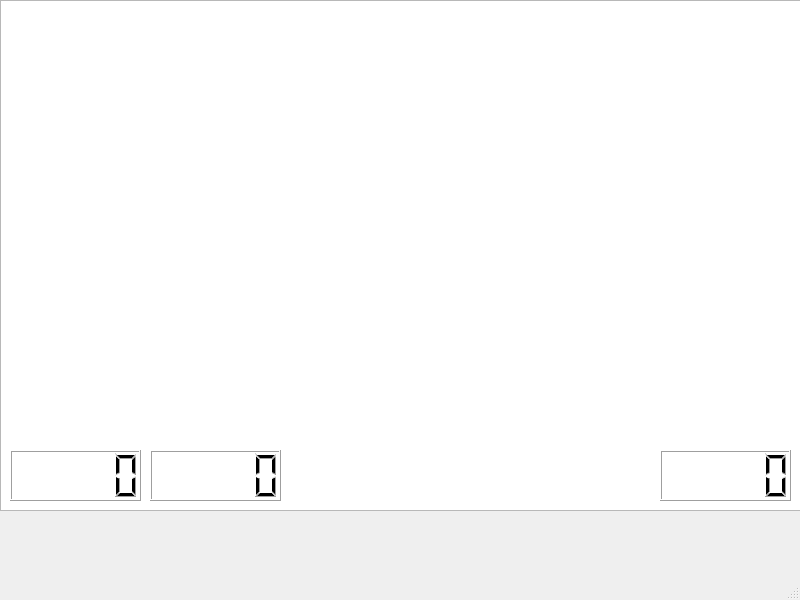
<?xml version="1.0" encoding="UTF-8"?>
<ui version="4.0">
 <class>MainWindow1</class>
 <widget class="QMainWindow" name="MainWindow1">
  <property name="geometry">
   <rect>
    <x>0</x>
    <y>0</y>
    <width>800</width>
    <height>600</height>
   </rect>
  </property>
  <property name="windowTitle">
   <string>MainWindow</string>
  </property>
  <widget class="QWidget" name="centralwidget">
   <widget class="QGraphicsView" name="graphicsView">
    <property name="geometry">
     <rect>
      <x>0</x>
      <y>0</y>
      <width>801</width>
      <height>511</height>
     </rect>
    </property>
   </widget>
   <widget class="QLCDNumber" name="lcdNumber">
    <property name="geometry">
     <rect>
      <x>660</x>
      <y>450</y>
      <width>131</width>
      <height>51</height>
     </rect>
    </property>
   </widget>
   <widget class="QLCDNumber" name="lcdNumber_2">
    <property name="geometry">
     <rect>
      <x>10</x>
      <y>450</y>
      <width>131</width>
      <height>51</height>
     </rect>
    </property>
   </widget>
   <widget class="QLCDNumber" name="lcdNumber_3">
    <property name="geometry">
     <rect>
      <x>150</x>
      <y>450</y>
      <width>131</width>
      <height>51</height>
     </rect>
    </property>
   </widget>
  </widget>
  <widget class="QMenuBar" name="menubar">
   <property name="geometry">
    <rect>
     <x>0</x>
     <y>0</y>
     <width>800</width>
     <height>21</height>
    </rect>
   </property>
  </widget>
  <widget class="QStatusBar" name="statusbar"/>
 </widget>
 <resources/>
 <connections/>
</ui>
